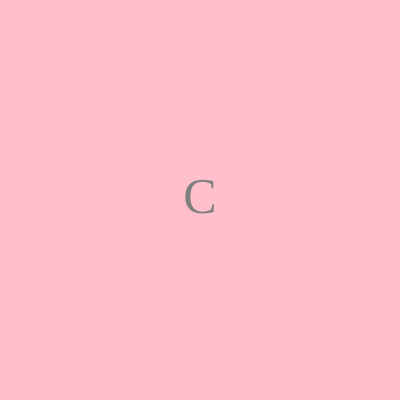
Frame 1 (no input)
Frame 60 (no input): identical to frame 1, image omitted
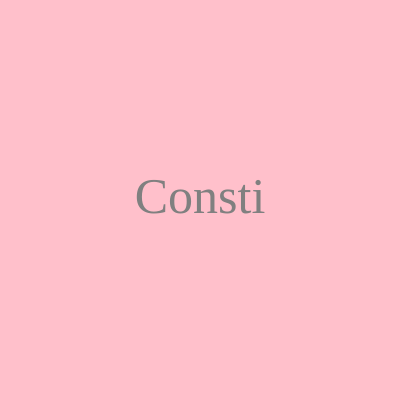
Frame 120 (the mouse pressed at the canvas centre since frame 60)

The p5.js sketch that drew these frames (run headless with seeded random() and noise() and a simulated clock; from frame 60 on, the mouse is pressed at the canvas centre):

// p5.js sketch
// ── sketch.js
let palavra;

function setup() {
  createCanvas(400, 400);

  palavra = palavraAleatoria();
  
}

function palavraAleatoria() {
  
  let palavras = ["Constituição", "Constitucional", "Constituínte",];
  
  return random(palavras);
}

function inicializaCores() {
  background("pink");
  fill("grey");
  textFont("Times New Roman")
  textSize(50);
  textAlign(CENTER, CENTER);
}

function palavraParcial(minimo, maximo) {
  let quantidade = map(mouseX, minimo, maximo, 1, palavra.length);
  let parcial = palavra.substring(0, quantidade);
  return parcial;
}

function draw() {
  
  inicializaCores();

  let texto = palavraParcial(0, width);
    
  text(texto, 200, 200);
  
}

function modoNoturno(horario) {
  if (horario > 18) {
    console.log("Você precisa ligar o modo escuro!");
  } else {
    console.log("Modo noturno não é necessário neste momento.");
  }
}

modoNoturno(15);
modoNoturno(20);
